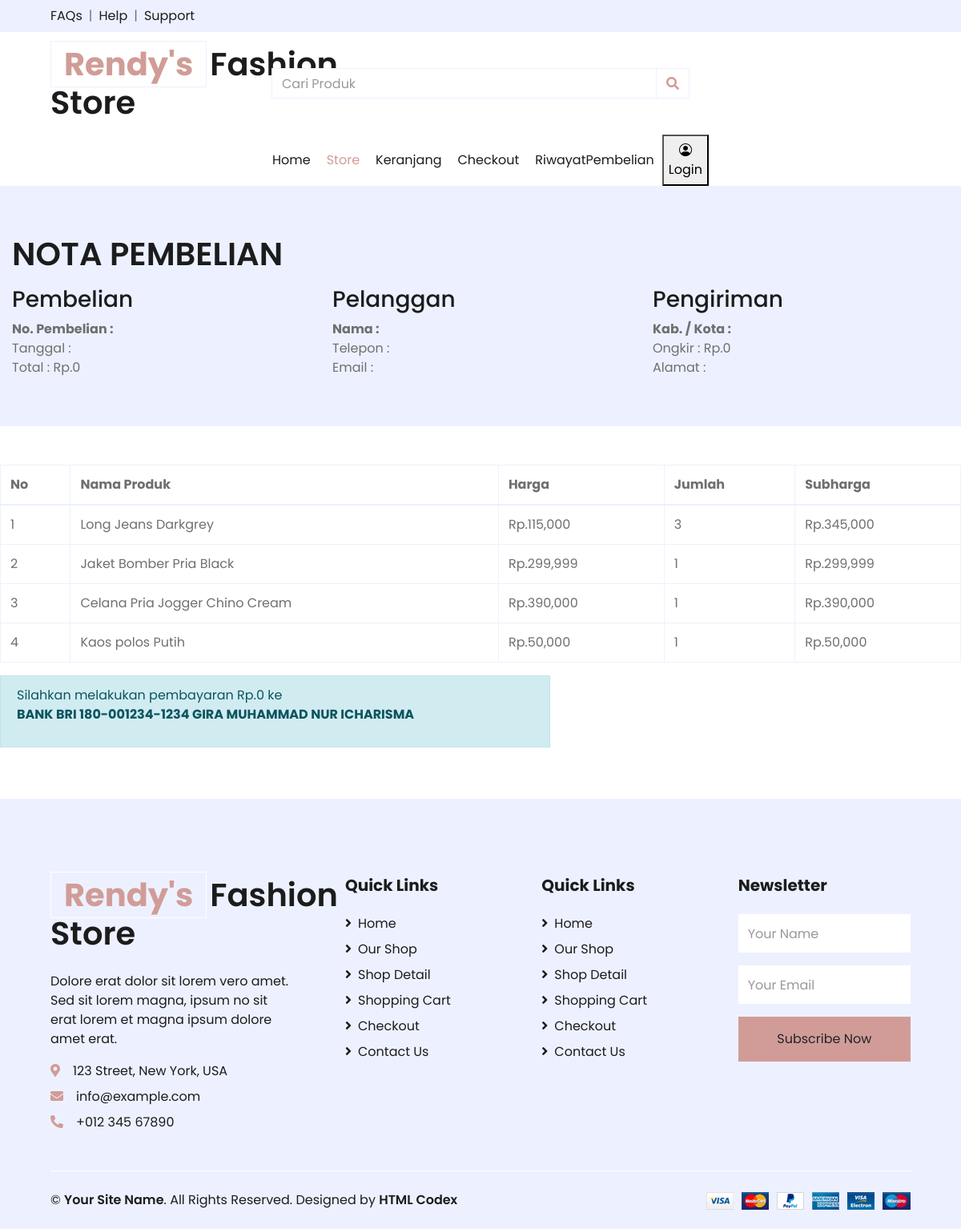
/nota.php, run on the app's committed database.
### tables this page shows
CREATE TABLE `pembelian_barang` (
  `id_pembelian_barang` int(11) NOT NULL,
  `id_pembelian` int(11) NOT NULL,
  `kd_barang` int(11) NOT NULL,
  `jumlah` int(11) NOT NULL
);

CREATE TABLE `barang` (
  `kd_barang` int(11) NOT NULL,
  `nama` varchar(50) NOT NULL,
  `id_kategori` int(11) NOT NULL,
  `deskripsi` text NOT NULL,
  `jumlah_barang` int(11) NOT NULL,
  `tanggal_masuk` date NOT NULL,
  `harga_jual` double NOT NULL,
  `terjual` int(11) NOT NULL,
  `foto` text NOT NULL
);

### nota.php (the view, shortened to what this page needs)
<!DOCTYPE html>
<html lang="en">
<head>
    <link href="https://cdnjs.cloudflare.com/ajax/libs/font-awesome/5.10.0/css/all.min.css" rel="stylesheet">
    <link href="lib/owlcarousel/assets/owl.carousel.min.css" rel="stylesheet">
    <link href="css/style.css" rel="stylesheet">
</head>
<body>
<body>
    <?php include 'menu.php'?>
    <div class="container-fluid bg-secondary mb-5">
        <div class="d-flex flex-column align-items justify-content-center" style="min-height: 300px">
            <h1 class="font-weight-semi-bold text-uppercase mb-3">Nota Pembelian</h1>
             <?php
				$ambil = $con->query("SELECT * FROM pembelian JOIN pelanggan ON pembelian.id_pelanggan=pelanggan.id_pelanggan WHERE pembelian.id_pembelian='$_GET[id]'");
				$detail = $ambil->fetch_assoc();
                $tanggalindonesia = tgl_indo($detail['tanggal_pembelian']);
				?>
				<div class="row">
					<div class="col-md-4">
						<h3>Pembelian</h3>
						<strong>No. Pembelian : <?php echo $detail['id_pembelian']?></strong><br>
						Tanggal : <?php echo $tanggalindonesia?><br>
						Total : Rp.<?php echo number_format($detail['total_pembelian']); ?><br>
					</div>
					<div class="col-md-4">
						<h3>Pelanggan</h3>
						<strong>Nama : <?php echo $detail['nama_pelanggan'];?></strong><br>
						Telepon : <?php echo $detail['no_pelanggan']; ?><br>
						Email : <?php echo $detail['email_pelanggan']; ?><br>
					</div>
					<div class="col-md-4">
						<h3>Pengiriman</h3>
						<strong>Kab. / Kota : <?php echo $detail['nama_kota'];?></strong><br>
						Ongkir : Rp.<?php echo number_format($detail['tarif']); ?><br>
						Alamat : <?php echo $detail['alamat_pengiriman']; ?><br>
					</div>
				</div>
        </div>
    </div>
	<table class="table table-bordered">
		<thead>
			<tr>
				<th>No</th>
				<th>Nama Produk</th>
				<th>Harga</th>
				<th>Jumlah</th>
				<th>Subharga</th>
			</tr>
		</thead>
		<tbody class="align-middle">
	                        <?php $nomor = 1;?>
	                    	<?php
	                    	$ambil = mysqli_query($con,"SELECT * FROM pembelian_barang JOIN barang
	                    	ON pembelian_barang.kd_barang=barang.kd_barang
	                    	WHERE pembelian_barang.id_pembelian='$_GET[id]'");?>
	                    	<?php while ($pecah=$ambil->fetch_assoc()) {
	                    	?>
	                        <tr>
	                            <td class="align-middle"><?php echo $nomor; ?></td>
	                            <td class="align-middle"><?php echo $pecah['nama'];?></td>
	                            <td class="align-middle">Rp.<?php echo number_format($pecah['harga_jual']);?></td>
	                            <td class="align-middle"><?php echo $pecah['jumlah']; ?></td>
	                            <td class="align-middle">Rp.<?php echo number_format($pecah['harga_jual']*$pecah['jumlah']) ;?></td>
	                        </tr>
	                        <?php $nomor++ ?>
	                        <?php } ?>
	    </tbody>
	</table>
	<div class="row">
		<div class="col-md-7">
			<div class="alert alert-info">
				<p>
					Silahkan melakukan pembayaran Rp.<?php echo number_format($detail['total_pembelian']); ?> ke <br>
					<strong>BANK BRI 180-001234-1234 GIRA MUHAMMAD NUR ICHARISMA</strong>
				</p>
			</div>
		</div>
	</div>
    <div class="container-fluid bg-secondary text-dark mt-5 pt-5">
        <div class="row px-xl-5 pt-5">
            <div class="col-lg-4 col-md-12 mb-5 pr-3 pr-xl-5">
                <a href="" class="text-decoration-none">
                    <h1 class="mb-4 display-5 font-weight-semi-bold"><span class="text-primary font-weight-bold border border-white px-3 mr-1">Rendy's</span>Fashion Store</h1>
                </a>
                <p>Dolore erat dolor sit lorem vero amet. Sed sit lorem magna, ipsum no sit erat lorem et magna ipsum dolore amet erat.</p>
                <p class="mb-2"><i class="fa fa-map-marker-alt text-primary mr-3"></i>123 Street, New York, USA</p>
                <p class="mb-2"><i class="fa fa-envelope text-primary mr-3"></i>info@example.com</p>
                <p class="mb-0"><i class="fa fa-phone-alt text-primary mr-3"></i>+012 345 67890</p>
            </div>
            <div class="col-lg-8 col-md-12">
                <div class="row">
                    <div class="col-md-4 mb-5">
                        <h5 class="font-weight-bold text-dark mb-4">Quick Links</h5>
                        <div class="d-flex flex-column justify-content-start">
                            <a class="text-dark mb-2" href="index.php"><i class="fa fa-angle-right mr-2"></i>Home</a>
                            <a class="text-dark mb-2" href="store.php"><i class="fa fa-angle-right mr-2"></i>Our Shop</a>
                            <a class="text-dark mb-2" href="detail.php"><i class="fa fa-angle-right mr-2"></i>Shop Detail</a>
                            <a class="text-dark mb-2" href="cart.php"><i class="fa fa-angle-right mr-2"></i>Shopping Cart</a>
                            <a class="text-dark mb-2" href="checkout.php"><i class="fa fa-angle-right mr-2"></i>Checkout</a>
                            <a class="text-dark" href="contact.php"><i class="fa fa-angle-right mr-2"></i>Contact Us</a>
                        </div>
                    </div>
                    <div class="col-md-4 mb-5">
                        <h5 class="font-weight-bold text-dark mb-4">Quick Links</h5>
                        <div class="d-flex flex-column justify-content-start">
                            <a class="text-dark mb-2" href="index.php"><i class="fa fa-angle-right mr-2"></i>Home</a>
                            <a class="text-dark mb-2" href="store.php"><i class="fa fa-angle-right mr-2"></i>Our Shop</a>
                            <a class="text-dark mb-2" href="detail.php"><i class="fa fa-angle-right mr-2"></i>Shop Detail</a>
                            <a class="text-dark mb-2" href="cart.php"><i class="fa fa-angle-right mr-2"></i>Shopping Cart</a>
                            <a class="text-dark mb-2" href="checkout.php"><i class="fa fa-angle-right mr-2"></i>Checkout</a>
                            <a class="text-dark" href="contact.php"><i class="fa fa-angle-right mr-2"></i>Contact Us</a>
                        </div>
                    </div>
                    <div class="col-md-4 mb-5">
                        <h5 class="font-weight-bold text-dark mb-4">Newsletter</h5>
                        <form action="">
                            <div class="form-group">
                                <input type="text" class="form-control border-0 py-4" placeholder="Your Name" required="required" />
                            </div>
                            <div class="form-group">
                                <input type="email" class="form-control border-0 py-4" placeholder="Your Email"
                                    required="required" />
                            </div>
                            <div>
                                <button class="btn btn-primary btn-block border-0 py-3" type="submit">Subscribe Now</button>
                            </div>
                        </form>
                    </div>
                </div>
            </div>
        </div>
        <div class="row border-top border-light mx-xl-5 py-4">
            <div class="col-md-6 px-xl-0">
                <p class="mb-md-0 text-center text-md-left text-dark">
                    &copy; <a class="text-dark font-weight-semi-bold" href="#">Your Site Name</a>. All Rights Reserved. Designed
                    by
                    <a class="text-dark font-weight-semi-bold" href="https://htmlcodex.com">HTML Codex</a>
                </p>
            </div>
            <div class="col-md-6 px-xl-0 text-center text-md-right">
                <img class="img-fluid" src="img/payments.png" alt="">
            </div>
        </div>
    </div>
</body>
</html>

### data on the page
pembelian_barang: kd_barang.nama "Long Jeans Darkgrey", kd_barang.harga_jual "115,000", jumlah "3", $pecah['harga_jual']*$pecah['jumlah'] "345,000"
pembelian_barang: kd_barang.nama "Jaket Bomber Pria Black", kd_barang.harga_jual "299,999", jumlah "1", $pecah['harga_jual']*$pecah['jumlah'] "299,999"
pembelian_barang: kd_barang.nama "Celana Pria Jogger Chino Cream", kd_barang.harga_jual "390,000", jumlah "1", $pecah['harga_jual']*$pecah['jumlah'] "390,000"
pembelian_barang: kd_barang.nama "Kaos polos Putih", kd_barang.harga_jual "50,000", jumlah "1", $pecah['harga_jual']*$pecah['jumlah'] "50,000"

### other printed values
$detail['total_pembelian'] "0"
$detail['tarif'] "0"
